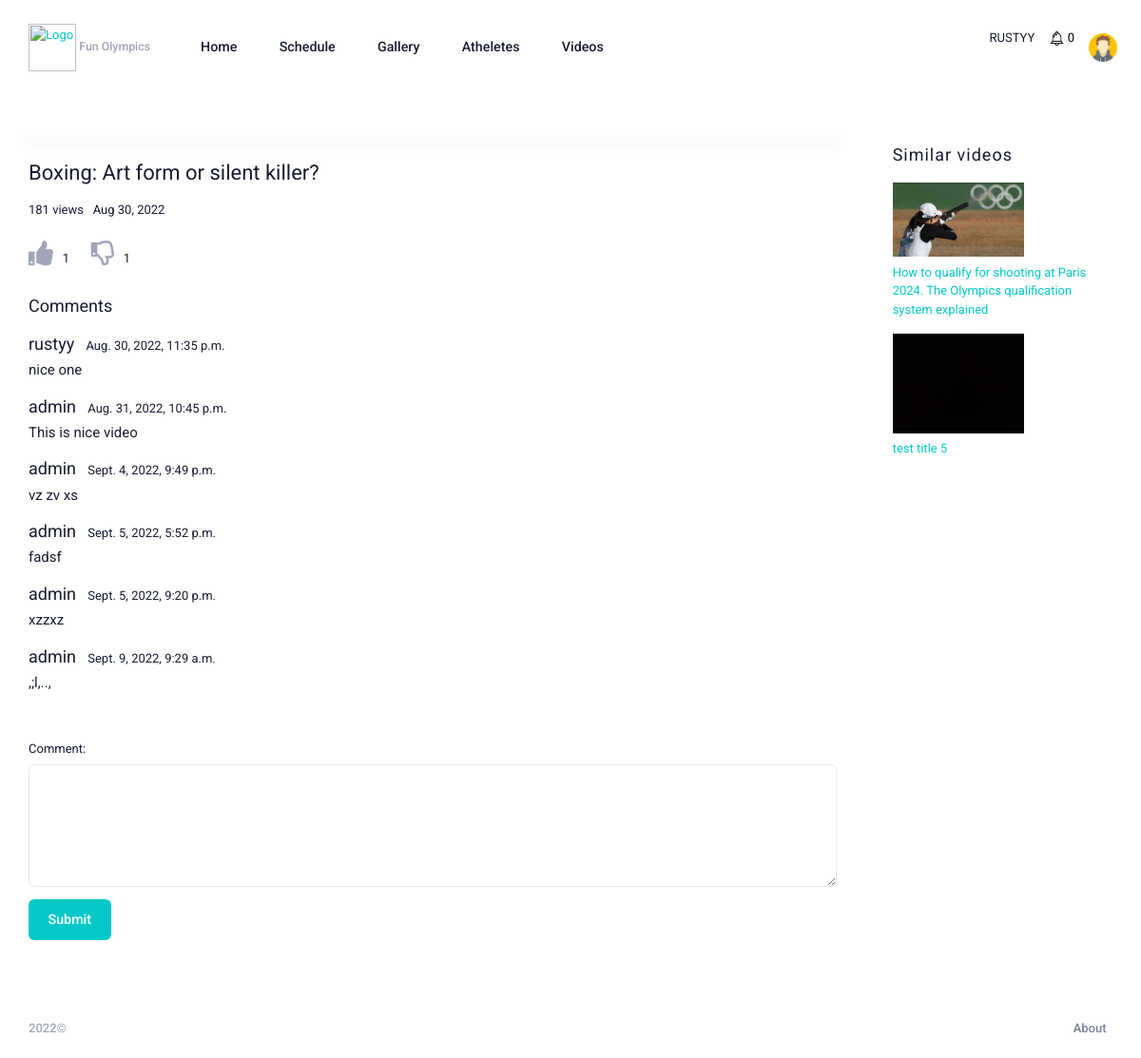
The app's page /videos/1/ (signed in), older data.
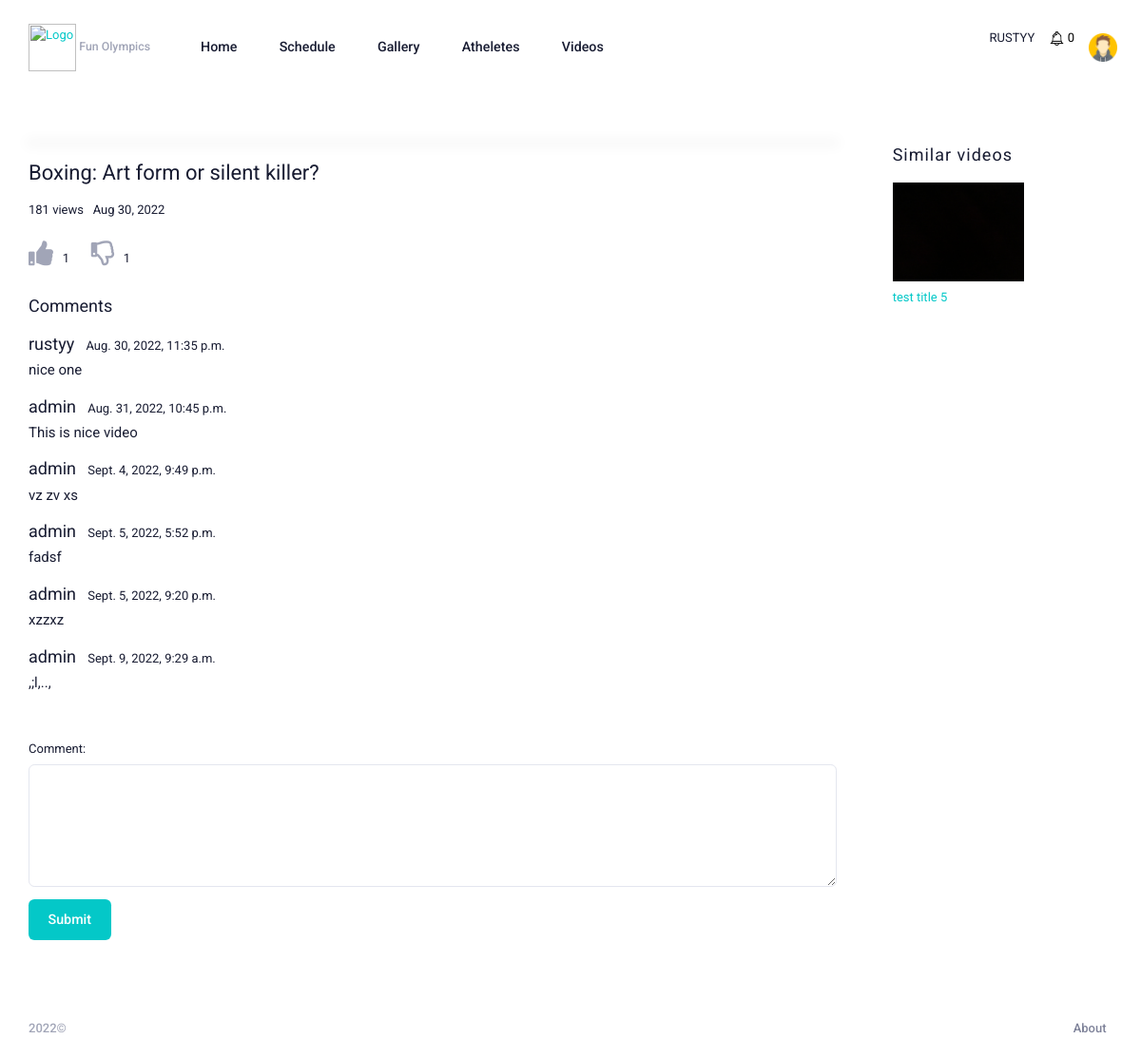
The same page, newer data.
### home/models.py (models this page shows, shortened)
class Comment(models.Model):
    video = models.ForeignKey(Video, on_delete=models.CASCADE, related_name='video_comment')
    user = models.ForeignKey(CustomUser,
                on_delete= models.CASCADE,related_name='user_comment', blank=True)
    comment = models.TextField()
    created_at = models.DateTimeField(auto_now_add=True)
    update_at = models.DateTimeField(auto_now=True)

class Video(models.Model):
    user = models.ForeignKey(CustomUser,
                on_delete= models.CASCADE,related_name='user_video')
    category = models.ForeignKey(Categories,
        on_delete=models.DO_NOTHING, related_name='category_video', null=True)
    title = models.CharField(max_length=255)
    image = models.ImageField(upload_to='images/')
    video_link = EmbedVideoField()
    created_at = models.DateTimeField(auto_now_add=True)

### users/models.py (models this page shows, shortened)
class CustomUser(AbstractUser):
    username = models.CharField(max_length=200, blank=True)
    email = models.EmailField(_("email address"), unique=True)
    first_name = models.CharField(max_length=250, blank=True, null=True)
    last_name = models.CharField(max_length=250, blank=True, null=True)
    phone = models.CharField(max_length=250, blank=True, null=True)
    gender = models.CharField(max_length=250, blank=True, null=True)
    country = models.CharField(max_length=250, blank=True, null=True)
    USERNAME_FIELD = "email"
    REQUIRED_FIELDS = []
    objects = CustomUserManager()

### home/views.py (the view)
# urls.py: path("videos/<int:pk>/", VideoDetailView.as_view(), name="video-detail"),
class VideoDetailView(LoginRequiredMixin, View):
    def get(self, request, pk=None):
        video = get_object_or_404(Video, id=pk)
        form = CommentForm()
        try:
            count = Views.objects.filter(video=video)[0]
        except Exception:
            count = Views.objects.create(video=video)
        count.count += 1
        count.save()
        title = "Similar"
        videos = Video.objects.filter(
            category=video.category
        ).exclude(id=video.id)[:3]
        if not videos.exists():
            title = "Recent"
            videos = Video.objects.all().order_by('-id')[:3]
        comments = Comment.objects.filter(video=video)
        like = Like.objects.filter(
            video=video, is_like=True).count()
        dislike = Like.objects.filter(
            video=video, is_like=False).count()
        context = {
            'video': video,
            'view_count': count,
            'videos': videos,
            'comments': comments,
            'form': form,
            'like': like,
            'dislike': dislike,
            'title': title,
            'pk': pk
        }
        return render(request, 'home/video/video-detail.html', context)

### home/forms.py
class CommentForm(ModelForm):
    class Meta:
        model = Comment
        fields = '__all__'

### home/context_processors.py (called while the page is built)
def get_notifications(request):
    try:
        user = request.user
        notification = Notification.objects.filter(user=user)
        count = notification.count()
    except Exception:
        notification = ""
        count = 0
    return {
        'noti_count': count,
        'noti_data' : notification
    }

def get_news(request):
    news = News.objects.all().order_by('-id')
    return {'news':news}

### home/models.py (called while the page is built)
    def __str__(self):
        return str(self.count)

### templates/home/video/video-detail.html (shortened to what this page needs)
{% extends "home/base.html" %}
{% load embed_video_tags %}
{% load static %}
{% block content %}
<div id="kt_content_container" class="d-flex flex-column-fluid align-items-start container-xxl mb-15">
    <div class="content flex-row-fluid" id="kt_content">
        <div class="row">
            <div class="col-md-9">
                <div class="mt-5">
                    <p style="font-size: 22px;">{{video.title}}</p>
                    <div class="d-flex justify-content">
                        <p class="mb-0">{{view_count}} views&nbsp;&nbsp;&nbsp;</p>
                        <p class="mb-0">{{video.created_at|date:"M d, Y"}}</p>
                    </div>
                    <div class="mt-7">
                        <span class="mr-4">
                            <a href="#" target="_blank" hx-post="{% url 'like-add' pk %}" hx-target="#like-count">
                                <i class="fas fa-thumbs-up fa-2x">&nbsp;</i>
                            </a>
                            <span id="like-count">
                                {% include 'home/video/like.html' %}
                            </span>
                        </span>
                        <span class="mr-4">
                            <a href="#" target="_blank" hx-post="{% url 'dislike-add' pk %}" hx-target="#dislike-count">
                                <i class="far fa-thumbs-down fa-2x">&nbsp;</i>
                            </a>
                            <span id="dislike-count">
                                {% include 'home/video/dislike.html' %}
                            </span>
                        </span>
                    </div>
                    <p class="mt-8" style="font-size: 18px;">
                        Comments
                    </p>
                    <div class="mt-3">
                        <div id="comment-list">
                           {% include 'home/video/comment.html' %}
                        </div>
                    </div>
                    <div class="mt-15">
                        <form id="myForm">
                            <div class="form-group">
                                <label for="comment">Comment:</label>
                                <textarea class="form-control" rows="5" id="comment_box" name="comment"></textarea>
                            </div>
                            <button
                                type="submit"
                                hx-post="{% url 'video-add' pk %}"
                                hx-target="#comment-list"
                                class="btn btn-primary"
                            >
                                Submit
                            </button>
                        </form>
                    </div>
                </div>
            </div>
            <div class="col-md-3">
                <div class="pl-5">
                    <div class="mb-5">
                        <p style="font-size: 18px; letter-spacing: 1px;">{{title}} videos</p>
                    </div>
                    <div class="">
                        {% for video in videos %}
                        <a href="{% url 'video-detail' video.id %}">
                            <div class="mb-5">
                                <img src="{{video.image.url}}" width="60%">
                                <p class="mt-2">
                                    {{video.title}}
                                </p>
                            </div>
                        </a>
                        {% endfor %}
                    </div>
                </div>
            </div>
        </div>
    </div>
</div>
{% endblock %}

### templates/home/video/comment.html
{% for comment in comments %}
<span class="mb-0">
    <p style="display: inline; font-size: 18px;">
        {{comment.user.username}}&nbsp;&nbsp;</p>
        {{comment.update_at}}</span>
<p class="mt-1" style="font-size: 15px;">{{comment.comment}}</p>
{% endfor %}

Row changes from the older to the newer data that the page shows:
no longer on this page (row edited): Video: image (picture), title "How to qualify for shooting at Paris 2024. The Olympics qualification system explained"
